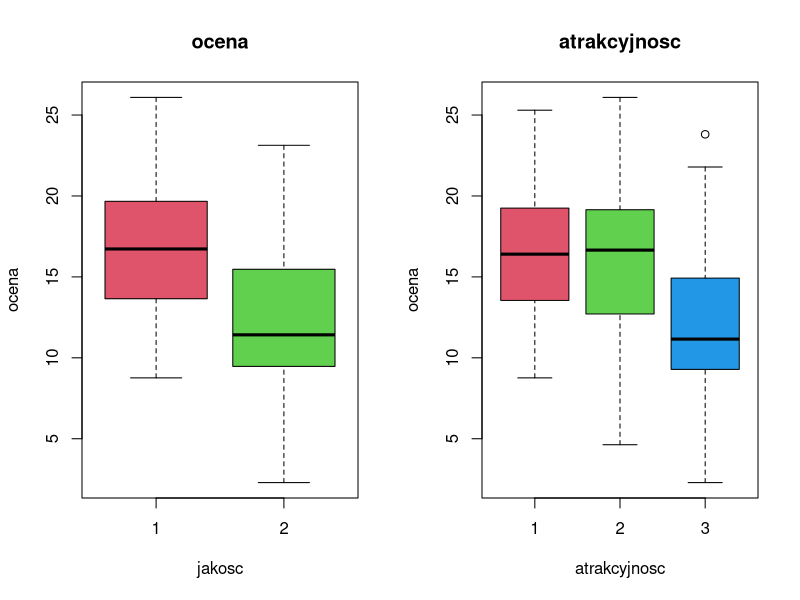
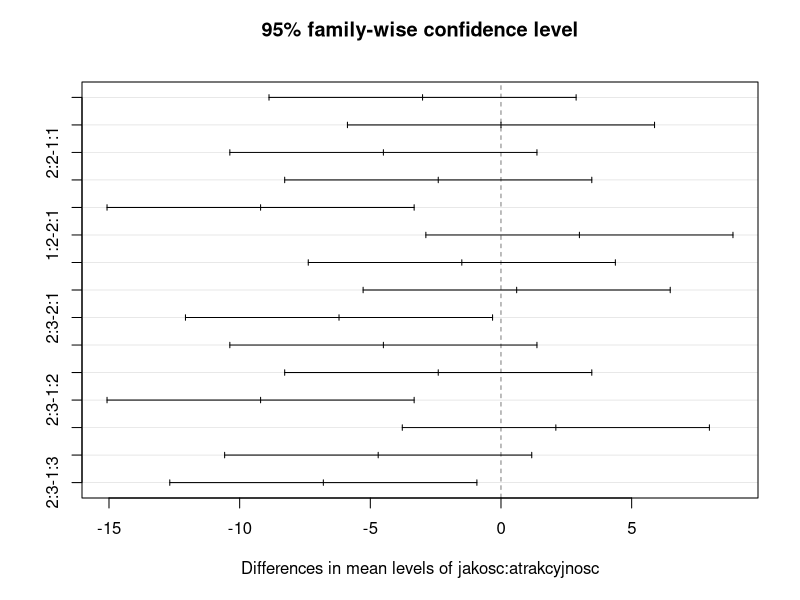

Write the R code that produced these figures, in order.
# Andrzej Kocielski, 08.05.2024

# Zadanie 2 (MANOVA): W pliku ‘halo1.dat’ znajdują się dane pochodzące z badania na temat efektu aureoli. 
# Mamy dwa czynniki - “jakość eseju” i “atrakcyjność autora” i jedną zmienną objaśnianą - “ocenę”.
# Eseje dzielimy na “dobre - 1” i “złe - 2”, atrakcyjność dzielimy na “1 - wysoką, 2 - grupa kontrolna, 3 - niewysoką”.
# Przy pomocy analizy wariancji stwierdzić czy czynniki mają wypływ na wynik. 

library(tidyverse)
library(readr)


halo <- readr::read_table('halo1.dat', col_names = c('jakosc', 'atrakcyjnosc', 'ocena'))
halo <- halo %>% dplyr::mutate(jakosc = as.factor(jakosc)) %>% dplyr::mutate(atrakcyjnosc = as.factor(atrakcyjnosc))
head(halo)

# 1. Zaczniemy od jednoczynnikowej analizy wariancji
# H0: nie ma istotnych różnic w ocenach w zależności od (pojedynczego) czynnika; H1: istnieją różnice.
par(mfrow=c(1,2))
boxplot(ocena ~ jakosc, col=unique(as.numeric(halo$jakosc))+1, main="ocena", data=halo)
boxplot(ocena ~ atrakcyjnosc, col=unique(as.numeric(halo$atrakcyjnosc))+1, main="atrakcyjnosc", data=halo)
# Z wykresów pudełkowych widzimy, że istnieją różnice między średnimi zarówno dla jakości oraz atrakcyjności.
summary(halo_aov1 <- aov(ocena ~ jakosc + atrakcyjnosc, data = halo))
# Wniosek: W obu przypadkach odrzucamy H0 na korzyść H1, t.j. czynniki mają statystycznie istotny wpływ na ocenę eseju (ponieważ p-value < 0.05)


# 2. Wieloczynnikowa analiza wariancji, ANOVA two-way
#H0: Nie ma istotnej interakcji jmiędzy akością eseju i atrakcyjnością autora; H1: istnieją tak interakcja.
summary(halo_aov2 <- aov(ocena ~ jakosc * atrakcyjnosc, data = halo))
# Wniosek: Nie ma podstaw do odrzucenia H0, tj. nie ma istotnej interakcji między jakością eseju a atrakcyjnością autora (ponieważ p-value > 0.05).


# 3. Analiza post-hoc Tukeya - mówi, które czynniki są statystycznie istotne (źródło: https://rpubs.com/aaronsc32/post-hoc-analysis-tukey)
?TukeyHSD
TukeyHSD(halo_aov2, which="jakosc:atrakcyjnosc")
par(mfrow=c(1,1))
plot(TukeyHSD(halo_aov2, which="jakosc:atrakcyjnosc"))

# Podsumowując, jakość eseju i atrakcyjność autora mają istotny wpływ na oceny, ale nie ma istotnej interakcji między nimi.
